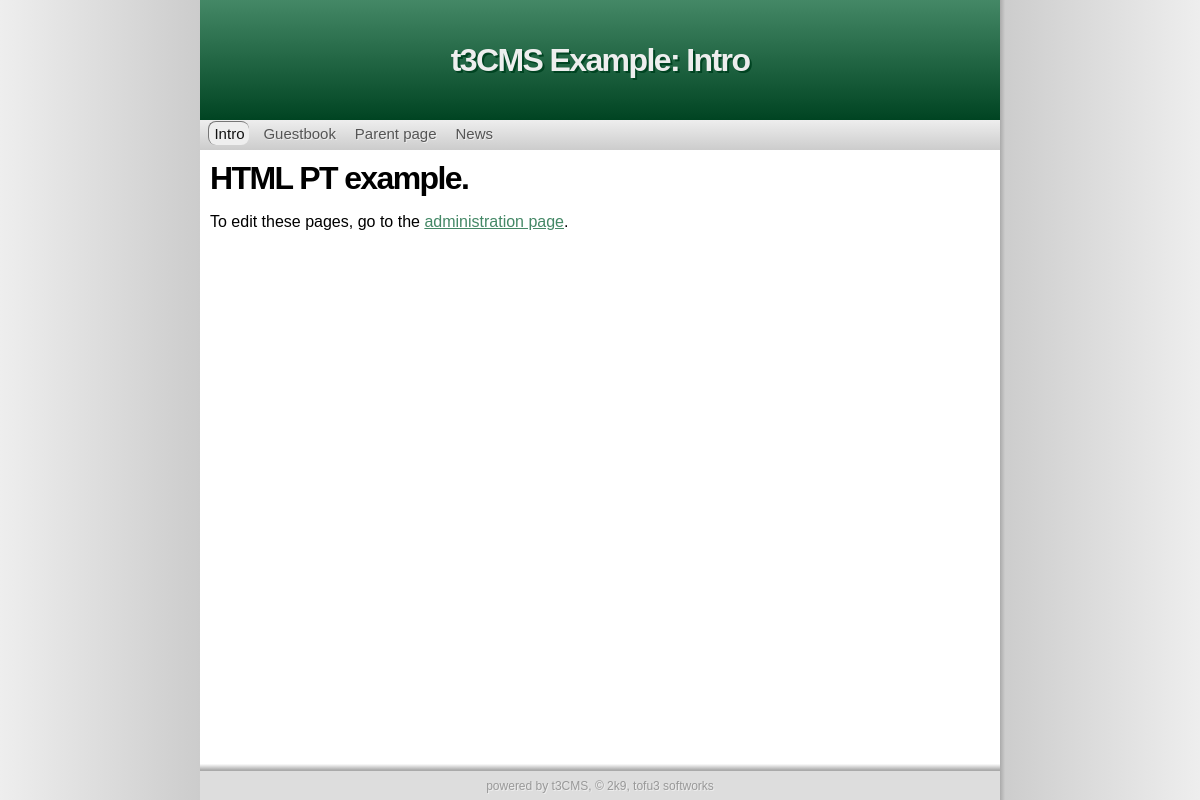
The page / on the database its author committed.
### tables this page shows
CREATE TABLE "settings" ("name" TEXT check(typeof("name") = 'text') , "type" INTEGER, "value" TEXT check(typeof("value") = 'text') , "id" INTEGER PRIMARY KEY  AUTOINCREMENT  NOT NULL );

CREATE TABLE "pages" ("id" INTEGER PRIMARY KEY  NOT NULL ,"name" TEXT,"type" TEXT,"content" TEXT,"title" TEXT,"sub" TEXT DEFAULT _ );

CREATE TABLE "menus" ("id" INTEGER PRIMARY KEY  AUTOINCREMENT  NOT NULL , "menu" INTEGER NOT NULL  DEFAULT 0, "label" TEXT, "type" TEXT DEFAULT page, "link" TEXT, "sorting" INTEGER DEFAULT 0);

### inc/inc.db.php (called while the page is built, shortened)
<?php
 try {
  $_DB = new PDO($_S['dbType'].':'.$_S['dbPath']);
 }
 catch (PDOException $e) {
	print 'Database error.';
	die();
 }
 function db_setting($name){
    global $_DB;
    $q = $_DB->query("SELECT value FROM settings WHERE name='$name'");
    $r = $q->fetch();
    return $r[0];
 }
 function db_page($name) {
    global $_DB;
    $q = $_DB->query("SELECT * FROM pages WHERE name='$name'");
    $r = $q->fetch();
    return $r;
 }
?>

### inc/inc.page.php (called while the page is built, shortened)
<?php
 include_once('inc/inc.db.php');
 function get_page(){
    $default = db_setting('default_page');
    @$page=$_GET['page']?$_GET['page']:$default;
    $pagedata = db_page($page);
    return array($pagedata['title'],$pagedata['type'],$pagedata['content'],$page,$pagedata['id'],$pagedata['sub']);
 }
?>

### inc/inc.debug.php (called while the page is built, shortened)
<?php
 function d_getdbasarray(){
    global $_DB;
    $d_inctables = array('settings','pt_guestbook','pages');
    $DBC = array();
    foreach ($d_inctables as $t){
        $i = 0;
        foreach ($_DB->query("SELECT * from $t") as $r){
            $i++;
                foreach($r as $n=>$v)
                    if (!is_int($n))
                        $DBC[$t][$i][$n] = $v;
        }
    }
    return $DBC;
 }
?>

### inc/inc.build-functions.php (the view, shortened to what this page needs)
<?php
 function do_menu($id,$orient = 'vertical'){
    global $_DB;
    global $page_name;
    global $page_sub;
    foreach($_DB->query("SELECT label,type,link FROM menus WHERE menu='$id'") as $r){
        $linkname = $r['link'];
        $linkname=='./'?$linkname=db_setting('default_page'):0;
        $active = ($page_name==$linkname)||($page_sub==$linkname)?1:0;
        $menudata[] = array($r['label'],$r['type'],$r['link'],$active);
    }
    $m = build_menu($menudata,$orient);
    print $m;
 }
 function build_menu($data,$orient){
    global $url_style;
    foreach ($data as $item){
        $class = $item[3]?' class="active"':'';
        switch($item[1]){
            case 'page':
                if($url_style != 'pretty'){
                    $url = '?page='.$item[2];
                }
                else {
                    $url = './'.$item[2]; break;
                }
                break;
            case 'redir': $url = $item[2]; break;
        }
        if($orient == 'vertical'){
            $r .= '&nbsp;<a href="'.$url.'"'.$class.'>'.$item[0].'</a>&nbsp;';
        }
        else {
            $r .= '<a href="'.$url.'"'.$class.'>'.$item[0].'</a><br/>';
        }
    }
    return $r;
 }
?>

### styles/default_html5css3/header.php (shortened to what this page needs)
<table id="tcont" border="0" cellspacing="0" cellpadding="0">
 <tr>
  <td rowspan="4" id="tleft"><div id="shadow"></div></td>
  <td id="thead"><h1><?=$title.': '.$page_title?></h1></td>
  <td rowspan="4" id="tright"><div id="shadow"></div></td>
 </tr>
 <tr>
  <td id="tmenu"><div><?php do_menu(0) ?></div></td>
 </tr>
 <tr>
  <td>
   <table cellspacing="0" cellpadding="0" style="width:100%;height:100%">
    <tr>
     <td id="tmain">

### pt/html/inc.php
<?php
 function do_page($content, $name){
    print $content;
 }
?>

### styles/default_html5css3/css/default.css (style rules this page uses)
* { font-family: Sans-serif }
h1,h2,h3 { letter-spacing: -0.05em; margin:0px; }
#thead h1 { color: #eee; text-shadow: #042 2px 2px }
html,body { margin:0px; height:100% }
body { background-color: #ccc }
#tcont { width: 100%; height: 100% }
#thead { width: 800px; height: 120px; text-align: center; background-color: #264; background: -moz-linear-gradient(90deg, #042, #486); background: -webkit-gradient(linear, left top, left bottom, color-stop(0, #486), color-stop(1, #042)); }
#tleft { background: -moz-linear-gradient(0deg, #eee, #ccc); background: -webkit-gradient(linear, left top, right top, color-stop(0, #eee), color-stop(1, #ccc)); }
#tright { background: -moz-linear-gradient(180deg, #eee, #ccc); background: -webkit-gradient(linear, right top, left top, color-stop(0, #eee), color-stop(1, #ccc)); }
#shadow { background-color: #f0f; height: 100%; width: 5px }
#tright #shadow { background: -moz-linear-gradient(180deg, #ccc, #aaa); background: -webkit-gradient(linear, right top, left top, color-stop(0, #ccc), color-stop(1, #aaa)); }
#tleft #shadow { background: transparent }
#tmenu { height: 30px; background: #042 }
#tmain { vertical-align: top; background-color: #fff; padding: 10px; background: -moz-linear-gradient(90deg, #fff 99%, #aaa); background: -webkit-gradient(linear, left top, left bottom, color-stop(0.99, #fff), color-stop(1, #aaa)); }
#tmain a { color: #486 }
a.active { text-decoration: underline!important }
#tmenu div { background-color: #ddd; background: -moz-linear-gradient(90deg, #ccc, #eee); background: -webkit-gradient(linear, left bottom, left top, color-stop(0, #ccc), color-stop(1, #eee)); height: 25px; padding-top: 5px; padding-left: 4px; }
#tmenu a { padding: 3 5 3 5px; font-size: 15px; text-shadow: #eee 1px 1px; text-decoration: none; color: #555; }
#tmenu a.active { color: #111; text-decoration: none!important; background: #eee; -moz-border-radius: 8px; border-radius: 8px; border: 1px #777 solid; border-bottom: 0px; border-right: 0px; }

### rows shown on the page
settings: value "t3CMS Example"
pages: title "Intro", content "HTML PT example. To edit these pages, go to the administration page ."
menus: label "Intro"
menus: label "Guestbook"
menus: label "Parent page"
menus: label "News"
